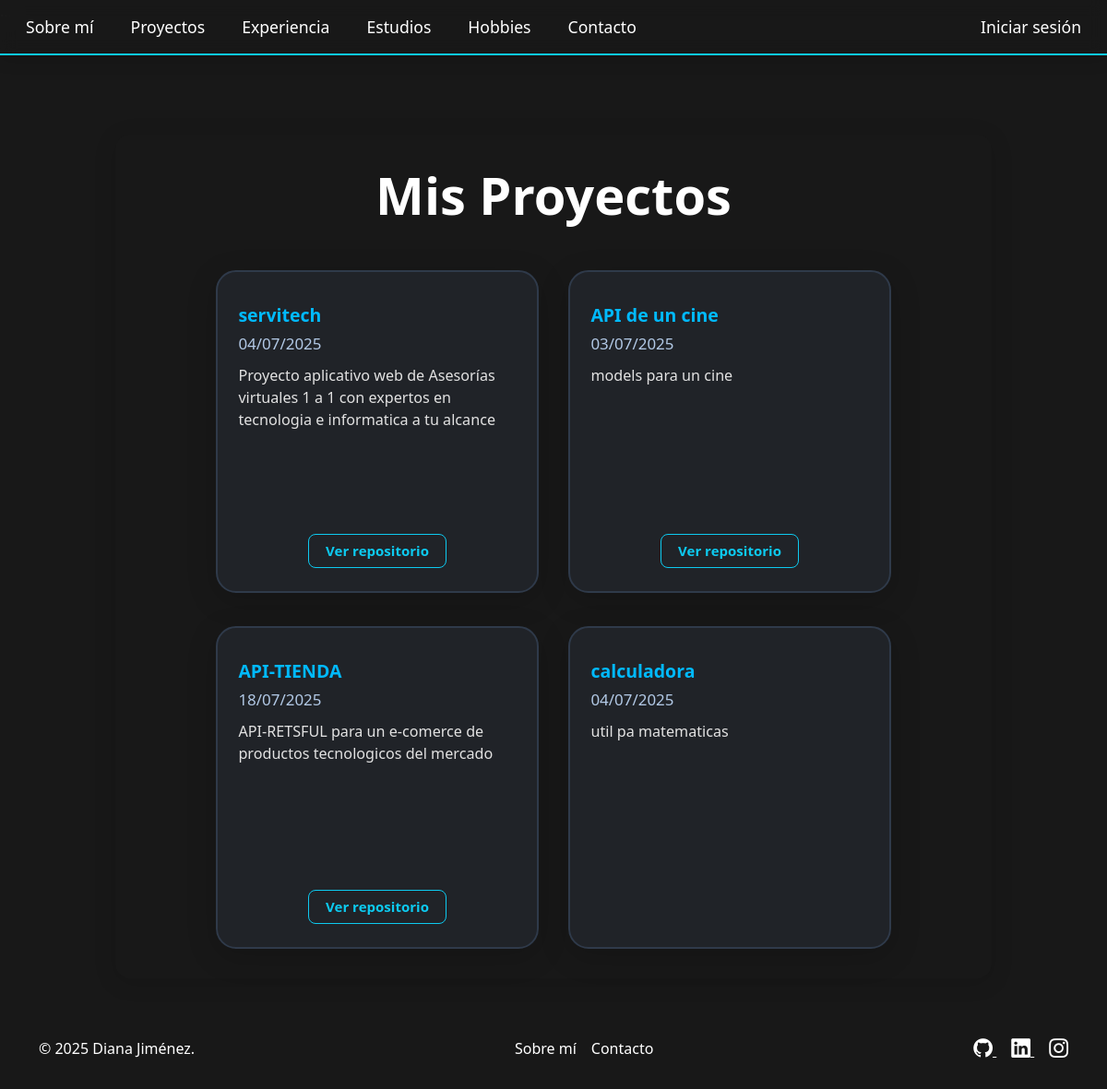
The app's page /proyectos/, older data.
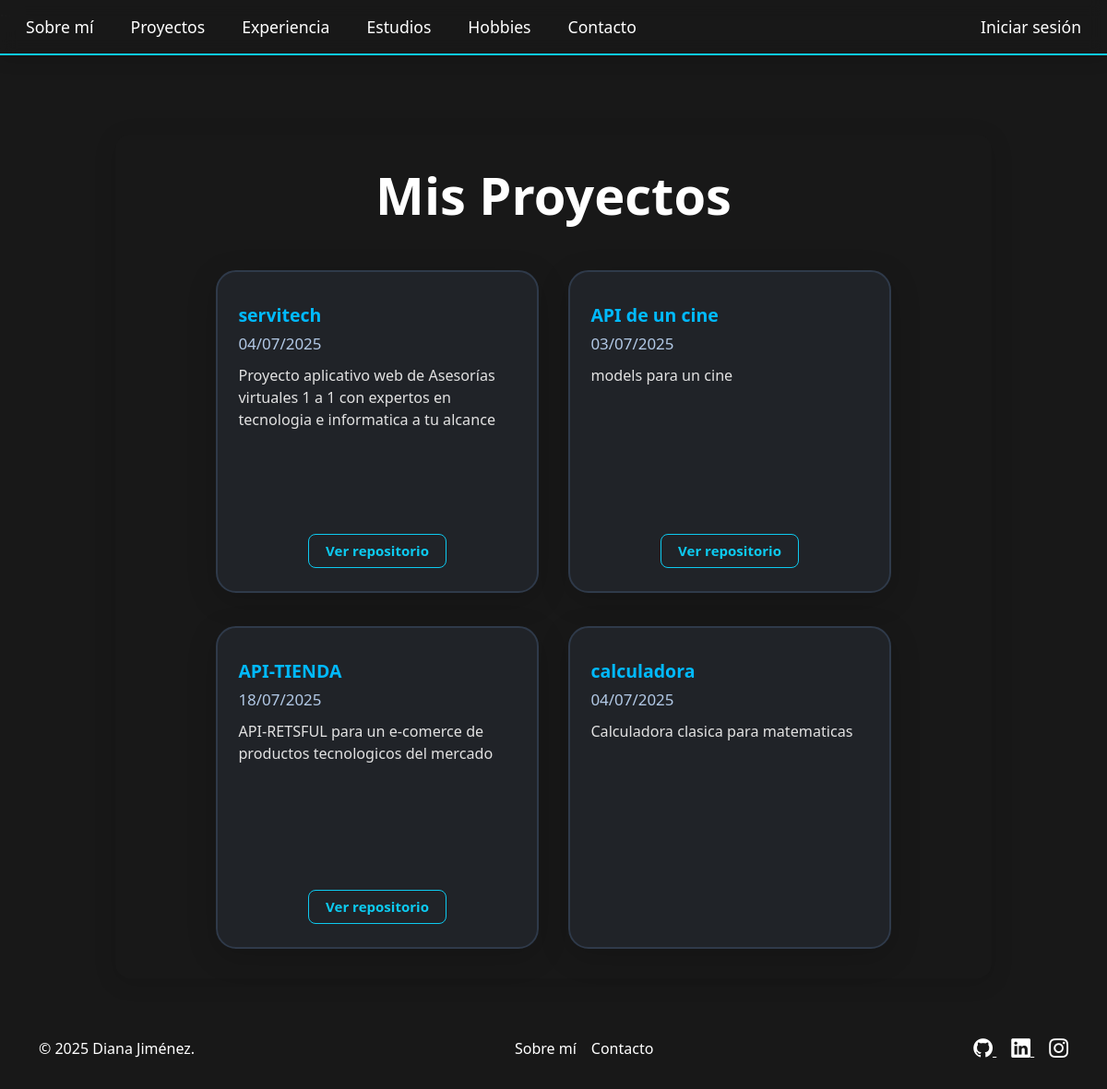
The same page, newer data.
### portafolio_app/models.py (models this page shows, shortened)
class Proyecto(models.Model):
    titulo = models.CharField(max_length=100)
    descripcion = models.TextField()
    fecha = models.DateField()
    link_repo = models.URLField("Enlace al repositorio", max_length=250, blank=True, null=True)  # <-- Nuevo campo

### portafolio_app/views.py (the view)
# urls.py: path('proyectos/', views.lista_proyectos, name='lista_proyectos'),
def lista_proyectos(request):
    proyectos = Proyecto.objects.all()
    return render(request, 'portafolio/lista_proyectos.html', {'proyectos': proyectos})

### portafolio_app/templates/portafolio/lista_proyectos.html (shortened to what this page needs)
{% extends 'portafolio/base.html' %}
{% load static %}
{% block contenido %}
<div class="crud-container">
    <h1 class="display-4 fw-bold gradient-text text-center mb-5">Mis Proyectos</h1>
    <div class="card-list-grid">
        {% for proyecto in proyectos %}
        <div class="card-custom" >
            <div class="card-title-main">{{ proyecto.titulo }}</div>
            <div class="card-title-secondary">{{ proyecto.fecha|date:"d/m/Y" }}</div>
            <div class="card-description">{{ proyecto.descripcion }}</div>
            {% if proyecto.link_repo %}
            <div class="card-repo-btn-container">
                <a href="{{ proyecto.link_repo }}" target="_blank" rel="noopener" class="card-repo-btn">
                    Ver repositorio
                </a>
            </div>
            {% endif %}
        </div>
        {% empty %}
        <div class="text-center text-muted">No hay proyectos registrados.</div>
        {% endfor %}
    </div>
</div>
{% endblock %}

Row changes from the older to the newer data that the page shows:
changed Proyecto "calculadora": descripcion "util pa matematicas" → "Calculadora clasica para matematicas"
